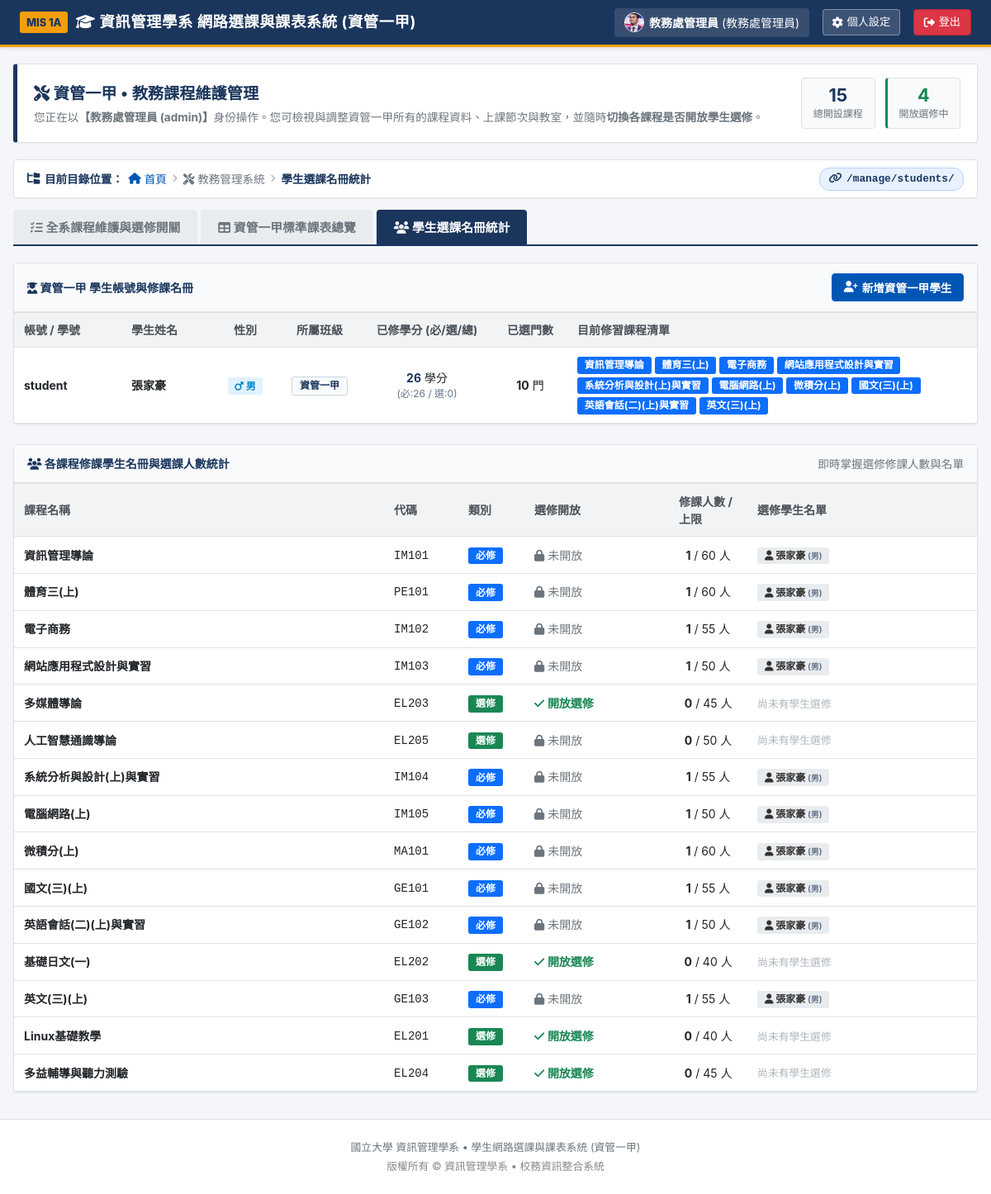
Before: /manage/students/ (signed in) with the older database file.
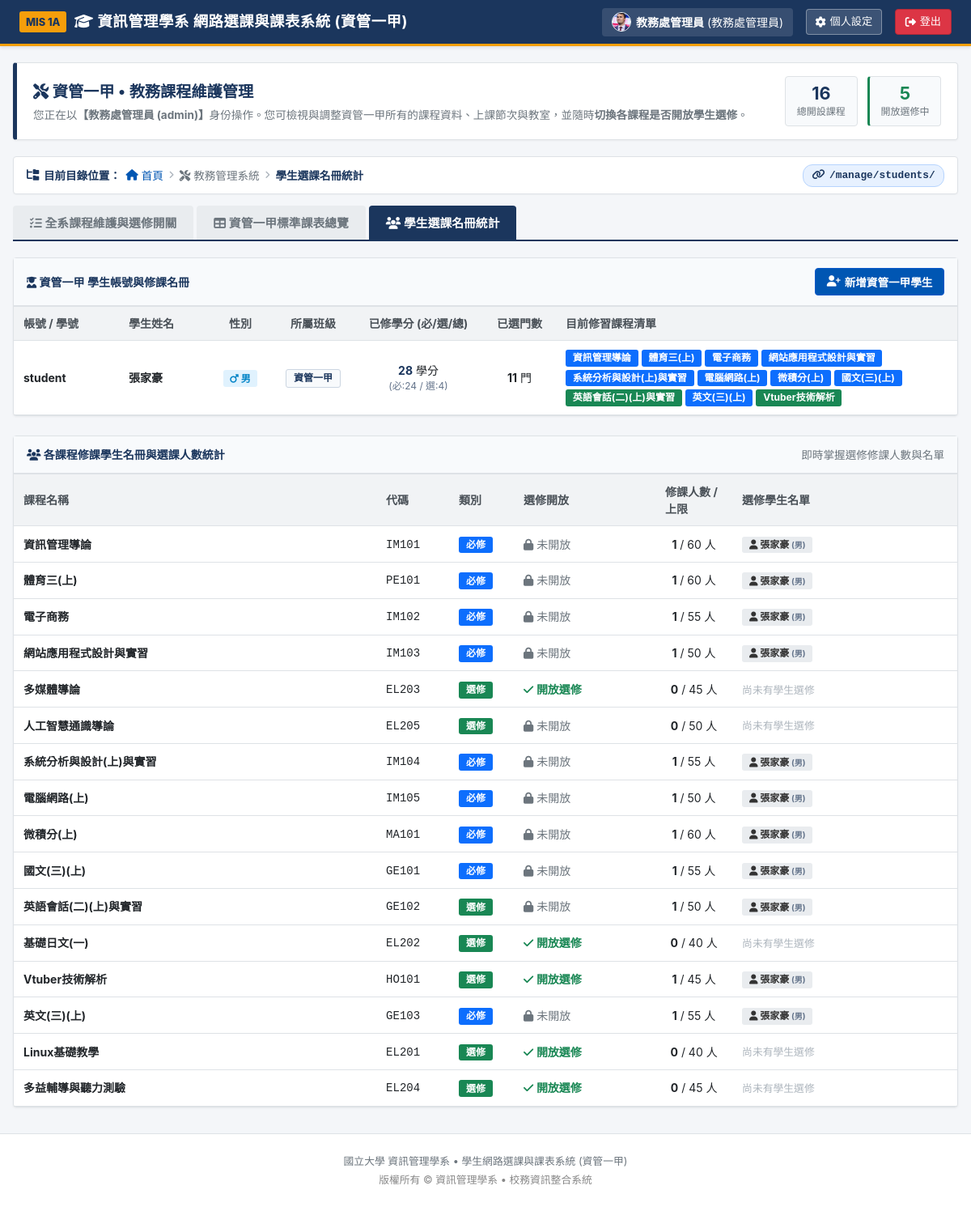
After: the same page with the newer database file.
### pages/models.py (models this page shows, shortened)
class UserProfile(models.Model):
    GENDER_CHOICES = [
        ('M', '男'),
        ('F', '女'),
        ('O', '其他'),
    ]
    user = models.OneToOneField(User, on_delete=models.CASCADE, related_name='profile', verbose_name="使用者帳號")
    gender = models.CharField(max_length=10, choices=GENDER_CHOICES, default='M', verbose_name="性別")
    student_id = models.CharField(max_length=20, blank=True, default="", verbose_name="學號")
    student_class = models.CharField(max_length=50, default="資管一甲", verbose_name="班級")
    avatar = models.FileField(upload_to='avatars/', blank=True, null=True, verbose_name="個人頭像")
    updated_at = models.DateTimeField(auto_now=True, verbose_name="最後更新時間")
    class Meta:
        verbose_name = "個人設定"
        verbose_name_plural = "個人設定列表"
    @property
    def avatar_url(self):
        if self.avatar:
            try:
                return self.avatar.url
            except Exception:
                pass
        return '/static/image/preview.webp'

class Course(models.Model):
    CATEGORY_CHOICES = [
        ('REQUIRED', '必修'),
        ('ELECTIVE', '選修'),
    ]
    DAY_CHOICES = [
        (1, '星期一'),
        (2, '星期二'),
        (3, '星期三'),
        (4, '星期四'),
        (5, '星期五'),
    ]
    code = models.CharField(max_length=20, unique=True, verbose_name="課程代碼")
    name = models.CharField(max_length=100, verbose_name="課程名稱")
    teacher = models.CharField(max_length=50, verbose_name="授課教師")
    classroom = models.CharField(max_length=50, verbose_name="上課教室")
    credits = models.PositiveIntegerField(default=2, verbose_name="學分數")
    category = models.CharField(max_length=10, choices=CATEGORY_CHOICES, default='ELECTIVE', verbose_name="課程屬性")
    day_of_week = models.PositiveSmallIntegerField(choices=DAY_CHOICES, default=1, verbose_name="上課星期")
    start_period = models.PositiveSmallIntegerField(default=1, verbose_name="開始節次")
    end_period = models.PositiveSmallIntegerField(default=1, verbose_name="結束節次")
    is_open_for_enrollment = models.BooleanField(default=True, verbose_name="開放學生選修")
    max_students = models.PositiveIntegerField(default=50, verbose_name="選課人數上限")
    description = models.TextField(blank=True, default="", verbose_name="課程描述")
    color_tag = models.CharField(max_length=30, default="indigo", verbose_name="代表顏色")
    class Meta:
        ordering = ['day_of_week', 'start_period', 'code']
        verbose_name = "課程"
        verbose_name_plural = "課程列表"
    @property
    def period_display(self):
        day_str = dict(self.DAY_CHOICES).get(self.day_of_week, '')
        if self.start_period == self.end_period:
            return f"{day_str} 第 {self.start_period} 節"
        return f"{day_str} 第 {self.start_period}~{self.end_period} 節"
    @property
    def current_enrolled_count(self):
        return self.enrollments.count()

class Enrollment(models.Model):
    user = models.ForeignKey(User, on_delete=models.CASCADE, related_name='enrollments', verbose_name="選課學生")
    course = models.ForeignKey(Course, on_delete=models.CASCADE, related_name='enrollments', verbose_name="選修課程")
    created_at = models.DateTimeField(auto_now_add=True, verbose_name="選課時間")
    class Meta:
        unique_together = ('user', 'course')
        verbose_name = "選課紀錄"
        verbose_name_plural = "選課紀錄列表"

### pages/views.py (the view, shortened to what this page needs)
# urls.py: path('', views.index, name='index'),
def index(request, tab=None):
    if not User.objects.filter(username__in=['admin', 'student']).exists() or not Course.objects.exists():
        init_demo_data()
    if not request.user.is_authenticated:
        return redirect('pages:login')
    is_admin = request.user.is_staff or request.user.username == 'admin'
    query_tab = request.GET.get('tab')
    active_tab = tab or ('admin_courses' if is_admin else 'timetable')
    all_courses = Course.objects.all().prefetch_related('enrollments')
    if not is_admin:
        user_enrollments = Enrollment.objects.filter(user=request.user).select_related('course')
        enrolled_courses = [e.course for e in user_enrollments]
        enrolled_course_ids = {c.id for c in enrolled_courses}
    else:
        enrolled_courses = list(all_courses)
        enrolled_course_ids = {c.id for c in all_courses}
    timetable = {p['period']: {d['day']: None for d in DAYS_INFO} for p in PERIOD_INFO}
    courses_to_plot = enrolled_courses if not is_admin else [c for c in all_courses if c.category == 'REQUIRED']
    for course in courses_to_plot:
        day = course.day_of_week
        start_p = course.start_period
        end_p = course.end_period
        span = end_p - start_p + 1
        if start_p in timetable and day in timetable[start_p]:
            timetable[start_p][day] = {
                'type': 'course',
                'course': course,
                'rowspan': span,
                'is_start': True,
            }
            for p in range(start_p + 1, end_p + 1):
                if p in timetable and day in timetable[p]:
                    timetable[p][day] = {'type': 'occupied'}
    elective_courses_data = []
    for c in all_courses:
        is_enrolled = c.id in enrolled_course_ids
        conflict_with = None
        if not is_enrolled and not is_admin:
            for ec in enrolled_courses:
                if check_time_conflict(c, ec):
                    conflict_with = ec
                    break
        elective_courses_data.append({
            'course': c,
            'is_enrolled': is_enrolled,
            'is_open': c.is_open_for_enrollment,
            'conflict_with': conflict_with,
            'is_full': c.current_enrolled_count >= c.max_students,
        })
    total_credits = sum(c.credits for c in enrolled_courses)
    required_credits = sum(c.credits for c in enrolled_courses if c.category == 'REQUIRED')
    elective_credits = sum(c.credits for c in enrolled_courses if c.category == 'ELECTIVE')
    total_courses_count = all_courses.count()
    open_courses_count = all_courses.filter(is_open_for_enrollment=True).count()
    default_teachers = [
        '黃燕萍', '李俞麟', '唐日新', '林俊杰', '丁慧瑩',
        '謝文欽', '陳秋良', '許佩玉', '顏嬿真', '王嬿惠',
        '葉明貴', '郭怡君'
    ]
    db_teachers = list(Course.objects.values_list('teacher', flat=True).distinct())
    teachers_list = sorted(list({t.strip() for t in (default_teachers + db_teachers) if t and t.strip()}))
    students_list = []
    if is_admin:
        students_query = User.objects.filter(is_staff=False).select_related('profile').prefetch_related('enrollments__course').order_by('username')
        for stu in students_query:
            enr_courses = [e.course for e in stu.enrollments.all()]
            req_c = sum(c.credits for c in enr_courses if c.category == 'REQUIRED')
            elec_c = sum(c.credits for c in enr_courses if c.category == 'ELECTIVE')
            students_list.append({
                'user': stu,
                'profile': getattr(stu, 'profile', None),
                'total_credits': req_c + elec_c,
                'required_credits': req_c,
                'elective_credits': elec_c,
                'course_count': len(enr_courses),
                'enrolled_courses': enr_courses,
            })
    context = {
        'is_admin': is_admin,
        'period_info': PERIOD_INFO,
        'days_info': DAYS_INFO,
        'timetable': timetable,
        'all_courses': all_courses,
        'enrolled_courses': enrolled_courses,
        'elective_courses_data': elective_courses_data,
        'total_credits': total_credits,
        'required_credits': required_credits,
        'elective_credits': elective_credits,
        'course_count': len(enrolled_courses),
        'total_courses_count': total_courses_count,
        'open_courses_count': open_courses_count,
        'teachers_list': teachers_list,
        'students_list': students_list,
        'tab': active_tab,
    }
    return render(request, 'index.html', context)

### templates/index.html (shortened to what the changed rows need)
{% extends 'base.html' %}
{% load static %}
{% block content %}
<div class="info-header-card">
    <div class="info-stats-row">
        {% if not is_admin %}
            <div class="info-stat-box">
                <div class="info-stat-value">{{ total_credits }}</div>
                <div class="info-stat-label">已選總學分</div>
            </div>
            <div class="info-stat-box">
                <div class="info-stat-value">{{ required_credits }}</div>
                <div class="info-stat-label">必修學分</div>
            </div>
            <div class="info-stat-box">
                <div class="info-stat-value">{{ elective_credits }}</div>
                <div class="info-stat-label">選修學分</div>
            </div>
            <div class="info-stat-box">
                <div class="info-stat-value">{{ course_count }}</div>
                <div class="info-stat-label">已選門數</div>
            </div>
        {% else %}
            <div class="info-stat-box">
                <div class="info-stat-value">{{ total_courses_count }}</div>
                <div class="info-stat-label">總開設課程</div>
            </div>
            <div class="info-stat-box" style="border-left: 3px solid var(--success);">
                <div class="info-stat-value" style="color: var(--success);">{{ open_courses_count }}</div>
                <div class="info-stat-label">開放選修中</div>
            </div>
        {% endif %}
    </div>
</div>
{% if is_admin %}
<div class="tab-pane" id="pane-tab-students-roster" {% if tab != 'students_roster' %}style="display: none;"{% endif %}>
    <div class="card-classic" style="margin-bottom: 1.5rem;">
        <div class="card-classic-body" style="padding: 0;">
            <table class="electives-table">
                <thead>
                    <tr>
                        <th style="width: 130px;">帳號 / 學號</th>
                        <th style="width: 110px;">學生姓名</th>
                        <th style="width: 80px; text-align: center;">性別</th>
                        <th style="width: 100px; text-align: center;">所屬班級</th>
                        <th style="width: 160px; text-align: center;">已修學分 (必/選/總)</th>
                        <th style="width: 90px; text-align: center;">已選門數</th>
                        <th>目前修習課程清單</th>
                    </tr>
                </thead>
                <tbody>
                    {% for stu in students_list %}
                        <tr>
                            <td>
                                <strong>{{ stu.user.username }}</strong>
                            </td>
                            <td>
                                <strong>{{ stu.user.first_name|default:stu.user.username }}</strong>
                            </td>
                            <td style="text-align: center;">
                                {% if stu.profile.gender == 'M' %}
                                    <span class="badge-tag" style="background: #e0f2fe; color: #0284c7; font-weight: 700;">
                                        <i class="fa-solid fa-mars"></i> 男
                                    </span>
                                {% elif stu.profile.gender == 'F' %}
                                    <span class="badge-tag" style="background: #fce7f3; color: #db2777; font-weight: 700;">
                                        <i class="fa-solid fa-venus"></i> 女
                                    </span>
                                {% else %}
                                    <span class="badge-tag" style="background: #f3f4f6; color: #4b5563;">其他</span>
                                {% endif %}
                            </td>
                            <td style="text-align: center;">
                                <span class="badge-tag" style="background: #f8fafc; border: 1px solid #cbd5e1; color: var(--univ-navy); font-weight: 600;">
                                    {{ stu.profile.student_class|default:"資管一甲" }}
                                </span>
                            </td>
                            <td style="text-align: center;">
                                <strong style="color: var(--univ-navy);">{{ stu.total_credits }}</strong> 學分
                                <div style="font-size: 0.75rem; color: #64748b;">(必:{{ stu.required_credits }} / 選:{{ stu.elective_credits }})</div>
                            </td>
                            <td style="text-align: center;">
                                <strong>{{ stu.course_count }}</strong> 門
                            </td>
                            <td>
                                <div style="display: flex; flex-wrap: wrap; gap: 0.25rem;">
                                    {% for c in stu.enrolled_courses %}
                                        <span class="badge-tag {% if c.category == 'REQUIRED' %}badge-required{% else %}badge-elective{% endif %}" style="font-size: 0.75rem;">
                                            {{ c.name }}
                                        </span>
                                    {% empty %}
                                        <span style="color: #adb5bd; font-size: 0.8rem;">尚未選修任何課程</span>
                                    {% endfor %}
                                </div>
                            </td>
                        </tr>
                    {% empty %}
                        <tr>
                            <td colspan="7" style="text-align: center; padding: 2rem; color: #888;">
                                目前尚無學生資料。點擊上方「新增資管一甲學生」即可建立學生帳號！
                            </td>
                        </tr>
                    {% endfor %}
                </tbody>
            </table>
        </div>
    </div>
    <div class="card-classic">
        <div class="card-classic-body" style="padding: 0;">
            <table class="electives-table">
                <thead>
                    <tr>
                        <th class="col-name">課程名稱</th>
                        <th class="col-code">代碼</th>
                        <th class="col-category">類別</th>
                        <th class="col-toggle">選修開放</th>
                        <th class="col-enrolled">修課人數 / 上限</th>
                        <th>選修學生名單</th>
                    </tr>
                </thead>
                <tbody>
                    {% for course in all_courses %}
                        <tr>
                            <td><strong>{{ course.name }}</strong></td>
                            <td><code>{{ course.code }}</code></td>
                            <td class="col-category">
                                <span class="badge-tag {% if course.category == 'REQUIRED' %}badge-required{% else %}badge-elective{% endif %}">
                                    {{ course.get_category_display }}
                                </span>
                            </td>
                            <td class="col-toggle">
                                {% if course.is_open_for_enrollment %}
                                    <span style="color: var(--success); font-weight: 600;"><i class="fa-solid fa-check"></i> 開放選修</span>
                                {% else %}
                                    <span style="color: #6c757d;"><i class="fa-solid fa-lock"></i> 未開放</span>
                                {% endif %}
                            </td>
                            <td style="text-align: center;">
                                <strong>{{ course.current_enrolled_count }}</strong> / {{ course.max_students }} 人
                            </td>
                            <td>
                                {% for enr in course.enrollments.all %}
                                    <span class="badge-tag" style="background: #e9ecef; color: #333333; margin-right: 0.35rem;">
                                        <i class="fa-solid fa-user"></i> {{ enr.user.first_name|default:enr.user.username }}
                                        {% if enr.user.profile.gender %}
                                            <small style="color: #64748b;">({{ enr.user.profile.get_gender_display }})</small>
                                        {% endif %}
                                    </span>
                                {% empty %}
                                    <span style="color: #adb5bd; font-size: 0.8rem;">尚未有學生選修</span>
                                {% endfor %}
                            </td>
                        </tr>
                    {% endfor %}
                </tbody>
            </table>
        </div>
    </div>
</div>
{% endif %}
{% endblock %}

Changed rows visible on the page:
changed Course "英語會話(二)(上)與實習": category "必修" → "選修"
added Course: name "Vtuber技術解析", code "HO101", category "選修", is_open_for_enrollment True (drawn), current_enrolled_count "1", max_students "45"
added Enrollment: user.first_name "張家豪", user.profile.gender "男", shown under "Vtuber技術解析"
Other visible differences:
{{ total_courses_count }}: "15" → "16"
{{ open_courses_count }}: "4" → "5"
{{ stu.total_credits }}: "26" → "28"
{{ stu.required_credits }}: "26" → "24"
{{ stu.elective_credits }}: "0" → "4"
{{ stu.course_count }}: "10" → "11"
